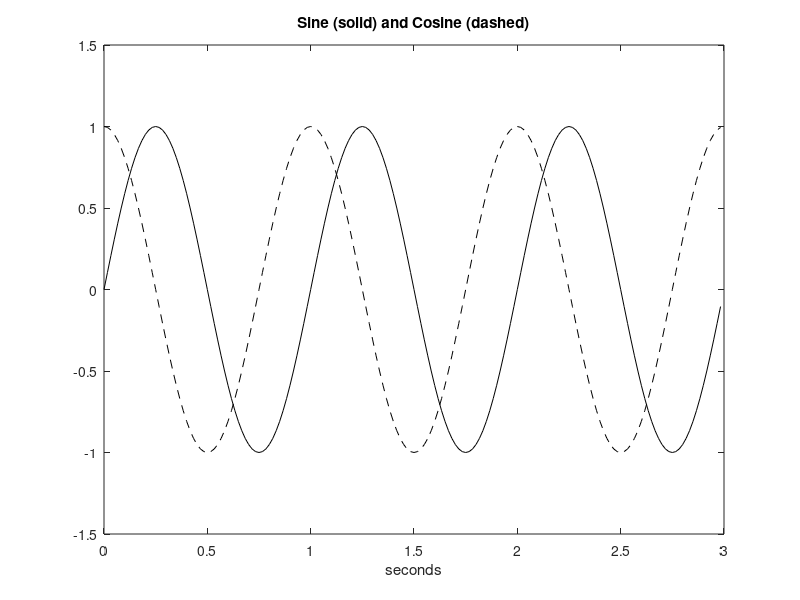

Write the MATLAB code that produced this figure.
% Sine and cosine waveforms
fy = 1;             % Signal frequency in Hz
wy = 2 * pi * fy;   % Signal frequency in rad/s
fs = 60;            % Sampling frequency in Hz
tiv = 1 / fs;       % Time interval between samples
t = 0:tiv:(3-tiv);  % Time interval set
ys = sin(wy * t);   % Signal data set
yc = cos(wy * t);   % Signal data set

plot(t, ys, 'k');   % Plots figure
hold on;
axis([0 3 -1.5 1.5]);
xlabel('Seconds');
plot(t, yc, '--k'); % Plots figure
axis ([0 3 -1.5 1.5]);
xlabel('seconds');
title('Sine (solid) and Cosine (dashed)');